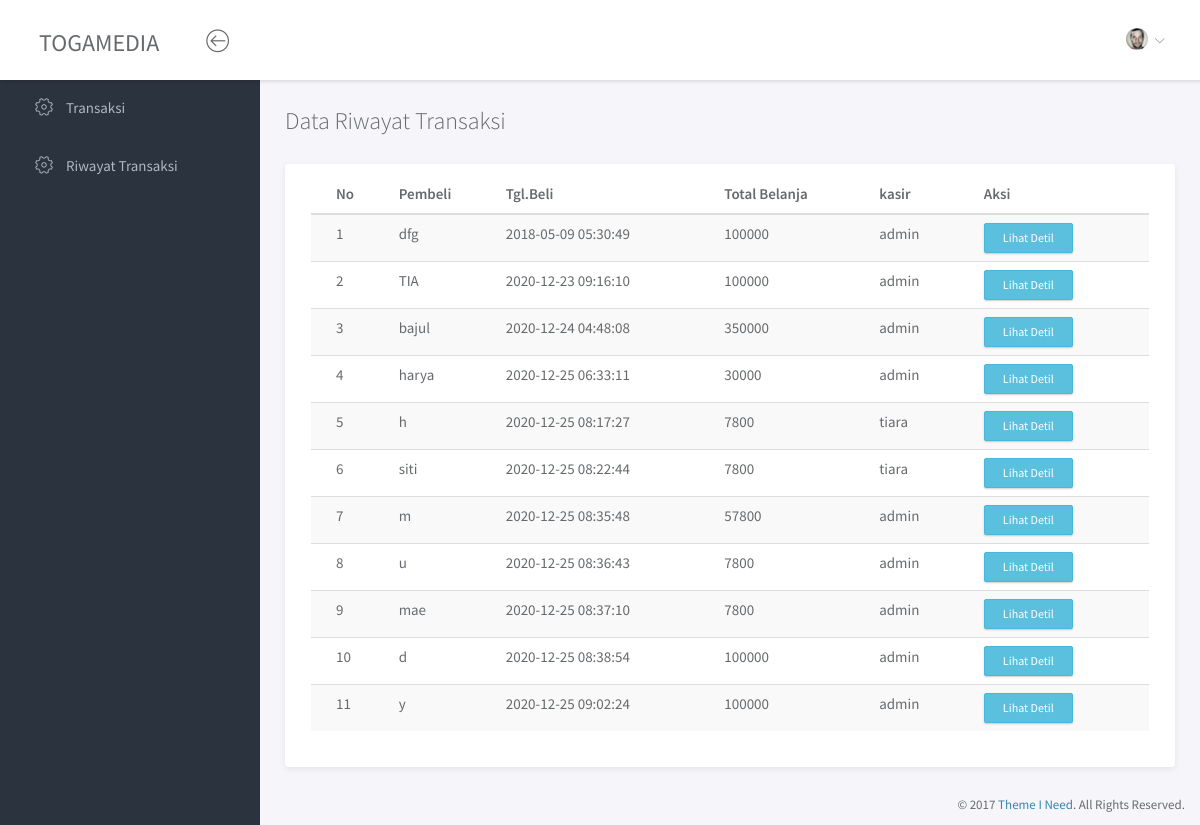
/index.php/dashboard_pelanggan/riwayat, run on the app's committed database.
### tables this page shows
CREATE TABLE `transaksi` (
  `id_transaksi` int(11) NOT NULL,
  `id_kasir` varchar(20) NOT NULL,
  `nama_pembeli` text NOT NULL,
  `tgl_beli` timestamp NOT NULL DEFAULT current_timestamp()
);

### application/controllers/Dashboard_pelanggan.php (called while the page is built, shortened)
<?php
class Dashboard_pelanggan extends CI_Controller {
	public function __construct()
	{
		$this->load->model('Dashboardpelanggan_model');
		$this->load->model('Pengguna_model');
	}
	public function riwayat()
	{
			$data['main_view'] = 'riwayat_transaksi_view';
			$data['riwayat'] = $this->Dashboardpelanggan_model->get_riwayat_transaksi();
			$this->load->view('template', $data);
	}
}

### index.php (called while the page is built, shortened)
<?php
require_once BASEPATH.'core/CodeIgniter.php';

### application/models/Dashboardpelanggan_model.php (called while the page is built, shortened)
<?php
class Dashboardpelanggan_model extends CI_Model {
	public function get_riwayat_transaksi()
	{
		return $this->db->select('transaksi.id_transaksi, transaksi.nama_pembeli, transaksi.id_kasir, transaksi.tgl_beli, (SELECT SUM(detil_transaksi.jumlah*buku.harga) FROM detil_transaksi JOIN buku ON buku.id_buku = detil_transaksi.id_buku WHERE id_transaksi = transaksi.id_transaksi ) as total')
						->join('detil_transaksi','detil_transaksi.id_transaksi = transaksi.id_transaksi')
						->join('buku','buku.id_buku = detil_transaksi.id_buku')
						->group_by('id_transaksi')
						->get('transaksi')
						->result();
	}
}

### application/views/riwayat_transaksi_view.php (the view, shortened to what this page needs)
<div class="main-content">
	<div class="container-fluid">
		<h3 class="page-title">Data Riwayat Transaksi</h3>
		<div class="row">
			<div class="col-md-12">
				<div class="panel">
					<div class="panel-body">
						<table class="table table-striped">
							<thead>
								<tr>
									<th>No</th>
									<th>Pembeli</th>
									<th>Tgl.Beli</th>
									<th>Total Belanja</th>
									<th>kasir</th>
									<th>Aksi</th>
								</tr>
							</thead>
							<tbody>
							<?php
								$no = 1;
								foreach ($riwayat as $r) {
									echo '
										<tr>
											<td>'.$no.'</td>
											<td>'.$r->nama_pembeli.'</td>
											<td>'.$r->tgl_beli.'</td>
											<td>'.$r->total.'</td>
											<td>'.$r->id_kasir.'</td>
											<td>
												<a href="#" class="btn btn-info btn-sm" data-toggle="modal" data-target="#modal_detil_transaksi" onclick="prepare_detil_transaksi('.$r->id_transaksi.')">Lihat Detil</a>
											</td>
										</tr>
									';
									$no++;
								}
							?>
							</tbody>
						</table>
					</div>
				</div>
			</div>
		</div>
	</div>
</div>

### application/views/template.php (shortened to what this page needs)
<!doctype html>
<html lang="en">
<head>
	<link rel="stylesheet" href="<?php echo base_url(); ?>/assets/vendor/bootstrap/css/bootstrap.min.css">
	<link rel="stylesheet" href="<?php echo base_url(); ?>/assets/vendor/font-awesome/css/font-awesome.min.css">
	<link rel="stylesheet" href="<?php echo base_url(); ?>/assets/vendor/linearicons/style.css">
	<link rel="stylesheet" href="<?php echo base_url(); ?>/assets/css/main.css">
	<link rel="stylesheet" href="<?php echo base_url(); ?>/assets/css/demo.css">
</head>
<body>
	<div id="wrapper">
		<nav class="navbar navbar-default navbar-fixed-top">
			<div class="brand"><h3>TOGAMEDIA</h3>
			</div>
			<div class="container-fluid">
				<div class="navbar-btn">
					<button type="button" class="btn-toggle-fullwidth"><i class="lnr lnr-arrow-left-circle"></i></button>
				</div>
				<div id="navbar-menu">
					<ul class="nav navbar-nav navbar-right">
						<li class="dropdown">
							<a href="#" class="dropdown-toggle" data-toggle="dropdown"><img src="<?php echo base_url(); ?>/assets/img/user.png" class="img-circle" alt="Avatar"> <span><?php echo $this->session->userdata('nama_admin'); ?></span> <i class="icon-submenu lnr lnr-chevron-down"></i></a>
						</li>
					</ul>
				</div>
			</div>
		</nav>
		<div id="sidebar-nav" class="sidebar">
			<div class="sidebar-scroll">
				<nav>
					<ul class="nav">
						<?php
							if($this->session->userdata('level') == 'admin'){
								?>
									<li><a href="<?php echo base_url('index.php/dashboard'); ?>" class=""><i class="lnr lnr-home"></i> <span>Dashboard</span></a></li>
									<li><a href="<?php echo base_url('index.php/kategori'); ?>" class=""><i class="lnr lnr-code"></i> <span>Data Kategori Buku</span></a></li>
									<li><a href="<?php echo base_url('index.php/buku'); ?>" class=""><i class="lnr lnr-code"></i> <span>Data Buku</span></a></li>
									<li><a href="<?php echo base_url('index.php/pengguna'); ?>" class=""><i class="lnr lnr-chart-bars"></i> <span>Data Pengguna</span></a></li>
									<li><a href="<?php echo base_url('index.php/transaksi'); ?>" class=""><i class="lnr lnr-cog"></i> <span>Transaksi</span></a></li>
									<li><a href="<?php echo base_url('index.php/transaksi/riwayat'); ?>" class=""><i class="lnr lnr-cog"></i> <span>Riwayat Transaksi</span></a></li>
								<?php
							} else {
								?>
									<li><a href="<?php echo base_url('index.php/transaksi'); ?>" class=""><i class="lnr lnr-cog"></i> <span>Transaksi</span></a></li>
									<li><a href="<?php echo base_url('index.php/transaksi/riwayat'); ?>" class=""><i class="lnr lnr-cog"></i> <span>Riwayat Transaksi</span></a></li>
								<?php
							}
						?>
					</ul>
				</nav>
			</div>
		</div>
		<div class="main">
			<?php
				$this->load->view($main_view);
			?>
		</div>
		<footer>
			<div class="container-fluid">
				<p class="copyright">&copy; 2017 <a href="https://www.themeineed.com" target="_blank">Theme I Need</a>. All Rights Reserved.</p>
			</div>
		</footer>
	</div>
</body>
</html>

### assets/css/main.css (style rules this page uses)
html { position: relative; min-height: 100%; }
body { background-color: #F3F5F8; font-family: "Source Sans Pro", sans-serif; font-size: 15px; color: #676a6d; }
a { color: #3287B2; }
th { font-weight: 600; }
.page-title { margin-top: 0; margin-bottom: 30px; font-weight: 300; }
footer { position: absolute; bottom: 0; right: 0; padding-top: 15px; padding-bottom: 10px; }
.copyright { margin-bottom: 0; text-align: right; font-size: 13px; }
#wrapper .sidebar { -webkit-transition: all 0.3s ease-in-out; -moz-transition: all 0.3s ease-in-out; -ms-transition: all 0.3s ease-in-out; -o-transition: all 0.3s ease-in-out; transition: all 0.3s ease-in-out; width: 260px; height: 100%; float: left; background-color: #2B333E; position: fixed; left: 0; }
#wrapper .main { -webkit-transition: all 0.3s ease-in-out; -moz-transition: all 0.3s ease-in-out; -ms-transition: all 0.3s ease-in-out; -o-transition: all 0.3s ease-in-out; transition: all 0.3s ease-in-out; width: calc(100% - 260px); left: 0; position: relative; float: right; background-color: #f5f5fa; }
#wrapper #sidebar-nav, #wrapper .main { padding-top: 80px; }
.main-content { padding: 28px 10px; }
.navbar-default { -webkit-transition: all 0.3s ease-in-out; -moz-transition: all 0.3s ease-in-out; -ms-transition: all 0.3s ease-in-out; -o-transition: all 0.3s ease-in-out; transition: all 0.3s ease-in-out; -moz-box-shadow: 1px 2px 3px rgba(0, 0, 0, 0.1); -webkit-box-shadow: 1px 2px 3px rgba(0, 0, 0, 0.1); box-shadow: 1px 2px 3px rgba(0, 0, 0, 0.1); -webkit-border-radius: 0; -moz-border-radius: 0; border-radius: 0; padding: 0; margin: 0; border: none; background-color: #fff; }
.navbar-default .brand { float: left; padding: 10px 39px; background-color: #fff; }
.navbar-btn { float: left; padding: 16px 0; }
.navbar-btn button { font-size: 24px; padding: 4px 8px; line-height: .7; border: none; background: none; outline: none; }
.navbar-nav > li > a { padding: 28px 20px; }
.navbar-nav > li > a > i { font-size: 22px; margin-right: 2px; vertical-align: middle; }
.navbar-nav > li > a > i.icon-submenu { margin-left: 2px; margin-right: 0; font-size: 10px; position: relative; top: 2px; }
.navbar-nav > li > a img { width: 22px; margin-right: 2px; }
@media screen and (min-width: 768px) { .navbar-nav.navbar-right { margin-right: 0; } }
.sidebar { z-index: 9; }
.sidebar .nav > li > a { padding: 18px 30px; color: #AEB7C2; border-left: 5px solid transparent; }
.sidebar .nav i { margin-right: 10px; font-size: 18px; }
.sidebar .nav span { -webkit-transition: all 0.3s ease-in-out; -moz-transition: all 0.3s ease-in-out; -ms-transition: all 0.3s ease-in-out; -o-transition: all 0.3s ease-in-out; transition: all 0.3s ease-in-out; position: relative; top: -2px; }
.btn { -webkit-border-radius: 2px; -moz-border-radius: 2px; border-radius: 2px; -moz-box-shadow: 0px 1px 2px 0 rgba(0, 0, 0, 0.2); -webkit-box-shadow: 0px 1px 2px 0 rgba(0, 0, 0, 0.2); box-shadow: 0px 1px 2px 0 rgba(0, 0, 0, 0.2); padding: 6px 22px; }
.btn-group-sm > .btn, .btn-sm { padding: 5px 18px; }
.panel { -webkit-border-radius: 3px; -moz-border-radius: 3px; border-radius: 3px; -moz-box-shadow: 0 2px 6px rgba(0, 0, 0, 0.08); -webkit-box-shadow: 0 2px 6px rgba(0, 0, 0, 0.08); box-shadow: 0 2px 6px rgba(0, 0, 0, 0.08); background-color: #fff; margin-bottom: 30px; }
.panel .panel-heading, .panel .panel-body, .panel .panel-footer { padding-left: 25px; padding-right: 25px; }
.panel .panel-body { padding-top: 10px; padding-bottom: 15px; }
.panel .table > thead > tr > td:first-child, .panel .table > thead > tr > th:first-child, .panel .table > tbody > tr > td:first-child, .panel .table > tbody > tr > th:first-child, .panel .table > tfoot > tr > td:first-child, .panel .table > tfoot > tr > th:first-child { padding-left: 25px; }
.panel .table > thead > tr > td:last-child, .panel .table > thead > tr > th:last-child, .panel .table > tbody > tr > td:last-child, .panel .table > tbody > tr > th:last-child, .panel .table > tfoot > tr > td:last-child, .panel .table > tfoot > tr > th:last-child { padding-left: 25px; }

### data on the page
transaksi: nama_pembeli "dfg", tgl_beli "2018-05-09 05:30:49", total "100000", id_kasir "admin"
transaksi: nama_pembeli "TIA", tgl_beli "2020-12-23 09:16:10", total "100000", id_kasir "admin"
transaksi: nama_pembeli "bajul", tgl_beli "2020-12-24 04:48:08", total "350000", id_kasir "admin"
transaksi: nama_pembeli "harya", tgl_beli "2020-12-25 06:33:11", total "30000", id_kasir "admin"
transaksi: nama_pembeli "h", tgl_beli "2020-12-25 08:17:27", total "7800", id_kasir "tiara"
transaksi: nama_pembeli "siti", tgl_beli "2020-12-25 08:22:44", total "7800", id_kasir "tiara"
transaksi: nama_pembeli "m", tgl_beli "2020-12-25 08:35:48", total "57800", id_kasir "admin"
transaksi: nama_pembeli "u", tgl_beli "2020-12-25 08:36:43", total "7800", id_kasir "admin"
transaksi: nama_pembeli "mae", tgl_beli "2020-12-25 08:37:10", total "7800", id_kasir "admin"
transaksi: nama_pembeli "d", tgl_beli "2020-12-25 08:38:54", total "100000", id_kasir "admin"
transaksi: nama_pembeli "y", tgl_beli "2020-12-25 09:02:24", total "100000", id_kasir "admin"
